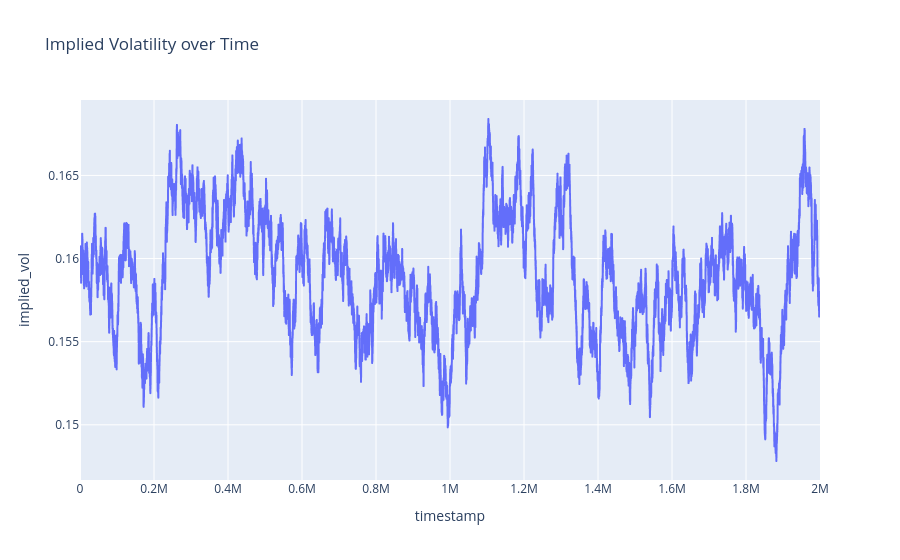

The cell this chart's notebook holds for it:
### Code cell
fig = px.line(df_coconut_call, x='timestamp', y='implied_vol', title='Implied Volatility over Time')
fig.show()

### Figure 1 — Plotly figure (JSON) as saved in the notebook; plotly's stock layout.template omitted (floating-point values rounded to 4 significant figures; data arrays with more than 128 entries replaced by an {"elided": "..."} marker saying what was removed)
{"data": [{"hovertemplate": "timestamp=%{x}<br>implied_vol=%{y}<extra></extra>", "legendgroup": "", "line": {"color": "#636efa", "dash": "solid"}, "marker": {"symbol": "circle"}, "mode": "lines", "name": "", "showlegend": false, "type": "scattergl", "x": {"elided": "20000 int values"}, "xaxis": "x", "y": {"elided": "20000 float values"}, "yaxis": "y"}], "layout": {"legend": {"tracegroupgap": 0}, "title": {"text": "Implied Volatility over Time"}, "xaxis": {"anchor": "y", "domain": [0, 1], "title": {"text": "timestamp"}}, "yaxis": {"anchor": "x", "domain": [0, 1], "title": {"text": "implied_vol"}}}}
